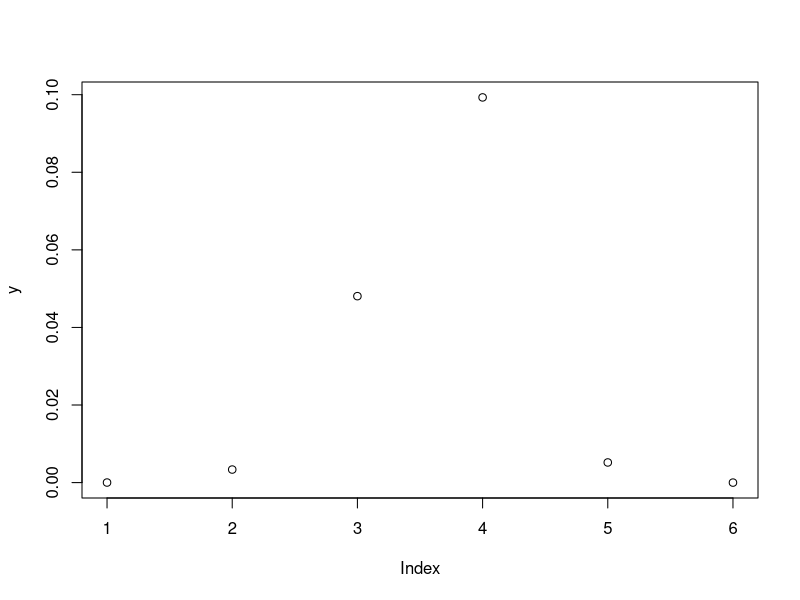

Write R code to recreate this figure.
# 1) Esperança
1000 - (30000 * 0.03)

# 2) Calcular média de divisores do numero sorteado.
# 1 = 1; 2 = 1, 2; 3 = 1, 3; 4 = 1, 2, 4; 5 = 1, 5
# 6 = 1, 2, 3, 6; 7 = 1, 7; 8 = 1, 2, 4, 8; 9 = 1, 3, 9
# 10 = 1, 2, 5, 10
length(c(1, 1, 2, 1, 3, 1, 2, 3, 1, 2, 3, 4, 1, 5, 1, 2, 3, 6, 1, 7,
  1, 2, 4, 8, 1, 3, 9, 1, 2, 5, 10)); 
10 * (10/31)

# 3) Aposta dos dados
one = 3 * (1/6 * 5/6 * 5/6) # Apenas um dos dados na face 1
two = 3 * (1/6 * 1/6 * 5/6) # Dois dados na face 1
three = (1/6 * 1/6 * 1/6) # Todos os dados na face 1
# Calcular os ganhos dado o valor e a probabilidade de cada resultado
ganhos = 20 - (one * 20 + two * 50 + three * 80); ganhos

# 4) probabilidades de que haja 1, 2, 3, 4 ou 5 = 0.05, 0.20, 0.40, 0.25 e 0.10
# a) Número médio de pessoas por carro
por_carro = 1 * 0.05 + 2 * 0.2 + 3 * 0.4 + 4 * 0.25 + 5 * 0.1
# b) Em 4000 carros/h, numero esperado em 10h
total = por_carro * 4000 * 10; total

# 5) Probabilidade das bolas de 1 a 6 e esperança de lucro
perder = -600 * (4/6 + 1/6 * 4/5)
ganhar_direto = 900 * 1/6 
ganhar_elim = 3000 * (1/6 * 1/5)
lucro = perder + ganhar_direto + ganhar_elim; lucro

# 6) 
y = dbinom(c(5, 10, 15, 20, 30, 50), 100, 0.2); y
plot(y)

combinatoria = function(n, y) {  # Combinação N p a p
  factorial(n) / (factorial(y) * factorial(n - y))
}

# 7) Y ∼ Bin(10, 2/3)
n = 10; p = 2/3; comp_p = 1/3
# a) P(Y=3);
combinatoria(n, 3) * p^3 * comp_p^7
# b) P(Y ≤ 2); P(y=0) + P(y=1) + P(y=2)
combinatoria(n, 2) * p^2 * comp_p^8 + 
combinatoria(n, 1) * p^1 * comp_p^9 + 
combinatoria(n, 0) * p^0 * comp_p^10
# c) P(Y ≥ 4); 1 - (P(y=0) + P(y=1) + P(y=2) + P(y=3))
1 - (combinatoria(n, 3) * p^3 * comp_p^7 +
combinatoria(n, 2) * p^2 * comp_p^8 + 
combinatoria(n, 1) * p^1 * comp_p^9 + 
combinatoria(n, 0) * p^0 * comp_p^10)
# d) P(3 < Y < 5);
combinatoria(n, 4) * p^4 * comp_p^6
# e) Esperança e Variancia
n*p # E(Y) = np
n*p*comp_p # V(Y) = np(1 − p) 

# 8) Uma moeda e lancada 20 vezes. Qual a probabilidade de 8 caras?
# Y ∼ Bin(20, 1/2)
n = 20; p = 1/2
combinatoria(n, 8) * p^8 * p^12
n*p  # esperança
n*p*(1-p) # variancia

# 9) Em 30 bezerros nascidos, 60% foram fêmeas.
30*0.6  # valor esperado
sqrt(30*0.6*0.4)  # desvio padrão

